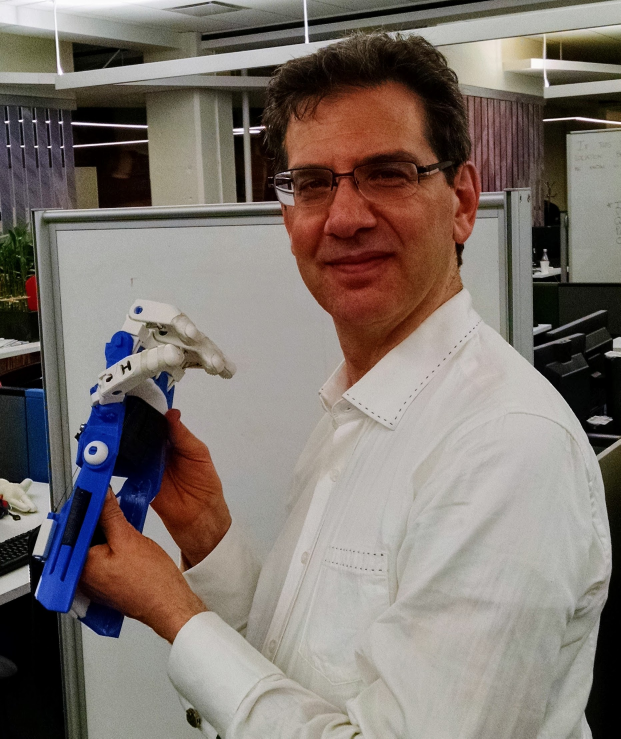
#> input picture IMG_20151215_085413.jpg, 1862 x 2215 px (shown at 1/3 size)
$ python followface.py IMG_20151215_085413.jpg   (older library calls are emulated)
#> lines starting #> are read from the running program, lines starting #| are printed output that depends on the picture
### findoneface.py
import logging
_DEBUG=False
# Import the packages we need for drawing and displaying images
from PIL import Image, ImageDraw
import cv2
import numpy
HAAR_CASCADE_PATH = "haarcascade_frontalface_default.xml"
HAAR_ALT_CASCADE_PATH="haarcascade_profileface.xml"
LBP_CASCADE_PATH = "lbpcascade_frontalface_improved.xml"
LBP_ALT_CASCADE_PATH = "lbpcascade_profileface.xml"
haar_classifier = cv2.CascadeClassifier(HAAR_CASCADE_PATH)
haar_alt_classifier = cv2.CascadeClassifier(HAAR_ALT_CASCADE_PATH)
lbp_classifier = cv2.CascadeClassifier(LBP_CASCADE_PATH)
lbp_alt_classifier = cv2.CascadeClassifier(LBP_ALT_CASCADE_PATH)
FRAME_COLOR = (0, 255, 100)
FRAME_WIDTH = 2

# Import the packages we need for reading parameters and files
import io
import sys

# [11 lines left out: function compareClassifiers, not called in this run]

# Take a CV2 RGB image, return a list of faces
def findFaces(cv2_image, classifier, alt_classifier):
    #grayscale_image = cv2.cvtColor(cv2_image, cv2.COLOR_RGB2GRAY)
    grayscale_image = cv2_image.copy()
    faces = classifier.detectMultiScale(
        grayscale_image,
        scaleFactor=1.1,
        minSize=(15,15)
    )
    if len(faces):
            logging.debug("Found {0} front faces!".format(len(faces)))
    else:
        logging.debug("finding right profile faces")
        faces = alt_classifier.detectMultiScale(
            grayscale_image,
            scaleFactor=1.1,
            minSize=(15,15)
        )
        if len(faces) > 0:
            logging.debug("Found {0} right profile faces!".format(len(faces)))
        else:
            # We only look for left profiles if there were no right to avoid
            #  double-counting the same face in both orientations
            logging.debug("finding left profile faces")
            flipped_image = cv2.flip(grayscale_image, 1)
            left_faces = alt_classifier.detectMultiScale(
                flipped_image,
                scaleFactor=1.1,
                minSize=(15,15)
            )
            if len(left_faces) > 0:
                logging.debug("Found {0} left profile faces!".format(len(left_faces)))
                # We flip the X coordinate of the face on a flipped image to
                # translate it back to the original face's orientation
                for face in left_faces:
                    new_x = grayscale_image.shape[1]-face[0]-face[2]
                    logging.debug("X: {} of {} to {}".format(face[0], grayscale_image.shape[0], new_x))
                    face[0] = new_x
                if len(faces) > 0:
                    faces += left_faces
                else:
                    faces = left_faces
    for face in faces:
        logging.debug(face)
    return faces

def findOneFace(faces):
    max_face_area = 0
    max_face = None
    for (x, y, w, h) in faces:
        face_area = (w * h)
        if face_area >= max_face_area:
            max_face_area = face_area
            max_face = (x, y, w, h)
    logging.debug("Largest face:{} area:{}".format(max_face, max_face_area))
    return max_face

def showImage(image):
    image.show()

def loadImage(filename):
#> called with filename = 'IMG_20151215_085413.jpg'
    if _DEBUG:
        logging.info(filename)
    pil_image = Image.open(filename)
#> pil_image is the input picture: PIL image 1862x2215 RGB; mean R, G, B 126.9, 117.1, 111
    logging.debug("Dimensions {}".format(pil_image.size))
    return pil_image

def frameFace(image, face):
    cv2.line(image, (face[0], face[1]), (face[0]+face[2], face[1]), FRAME_COLOR, FRAME_WIDTH)
    cv2.line(image, (face[0]+face[2], face[1]), (face[0]+face[2], face[1]+face[3]), FRAME_COLOR, FRAME_WIDTH)
    cv2.line(image, (face[0], face[1]+face[3]), (face[0]+face[2], face[1]+face[3]), FRAME_COLOR, FRAME_WIDTH)
    cv2.line(image, (face[0], face[1]), (face[0], face[1]+face[3]), FRAME_COLOR, FRAME_WIDTH)

# [20 lines that do not run on import are left out]

### followface.py
_DEBUG=True
import logging
import sys
import numpy
from PIL import Image, ImageDraw

from findoneface import haar_classifier, haar_alt_classifier, lbp_classifier, lbp_alt_classifier, loadImage, findOneFace, findFaces, frameFace, showImage
from pantilt import pointTo

RESOLUTION=(320,240)
alt_classifier = haar_classifier
alt_profile_classifier = haar_alt_classifier
classifier = lbp_classifier
profile_classifier = lbp_alt_classifier

def getCenteringCorrection(face, field_of_view):
    face_center = (face[0]+(face[2]/2), face[1]+(face[3]/2))
    face_y_offset = face_center[1] - RESOLUTION[1]/2
    face_x_offset = face_center[0] - field_of_view[0]/2
    look_dir = [0, 0]
    if (face_x_offset < (-1 * face[0])):
        look_dir[0] = 1
    elif (face_x_offset > (field_of_view[0] - (face[0]+face[2]))):
        look_dir[0] = -1
    if (face_y_offset < (-1 * face[1])):
        look_dir[1] = 1
    elif (face_y_offset > (field_of_view[1] - (face[1]+face[3]))):
        look_dir[1] = -1
    return (face_center, look_dir)

faces_found = 0
images = 0
pan_tilt_state = [None, None]
for image_filename in sys.argv[1:]:
    images += 1
    rgb_image = loadImage(image_filename)
    wpercent = (RESOLUTION[0]/float(rgb_image.size[0]))
#> wpercent = 0.172
    hsize = int((float(rgb_image.size[1])*float(wpercent)))
#> hsize = 380
    rgb_image = rgb_image.resize((RESOLUTION[0], hsize), Image.ANTIALIAS)
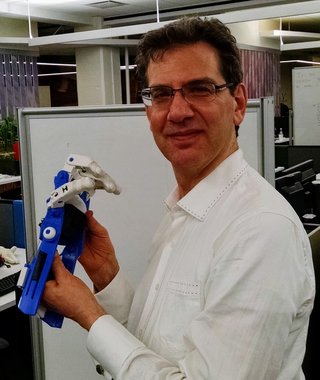
#> rgb_image: PIL image 320x380 RGB; mean R, G, B 126.9, 117.2, 111

    cv2_image = numpy.array(rgb_image)
    faces = findFaces(cv2_image, classifier, profile_classifier)
#> in findFaces, `faces = classifier.detectMultiScale( grayscale_image, scaleFactor=1.1,..`: faces = [[145, 79, 65, 65]]
#> the loop in findFaces, `for face in faces:` made 1 pass
#> faces = [[145, 79, 65, 65]]
    if len(faces):
        face = findOneFace(faces)
#> the loop in findOneFace, `for (x, y, w, h) in faces:` made 1 pass
#> (x, y, w, h, face_area, max_face_area) on pass 1: (145, 79, 65, 65, 4225, 4225)
#> after the loop in findOneFace, `for (x, y, w, h) in faces:`: max_face_area = 4225
#> face = (145, 79, 65, 65)
        (face_center, look_dir) = getCenteringCorrection(face, RESOLUTION)
#> in getCenteringCorrection, `face_center = (face[0]+(face[2]/2), face[1]+(face[3]/2))`: face_center = (177.5, 111.5)
#> in getCenteringCorrection, `face_y_offset = face_center[1] - RESOLUTION[1]/2`: face_y_offset = -8.5
#> in getCenteringCorrection, `face_x_offset = face_center[0] - field_of_view[0]/2`: face_x_offset = 17.5
#> face_center = (177.5, 111.5); look_dir = [0, 0]
        logging.info("face center is {}".format(face_center))
        logging.info("look direction (x,y) is {}".format(look_dir))
        frameFace(rgb_image, face)
#> (the run stopped early here; a loop or call above may not have finished)
